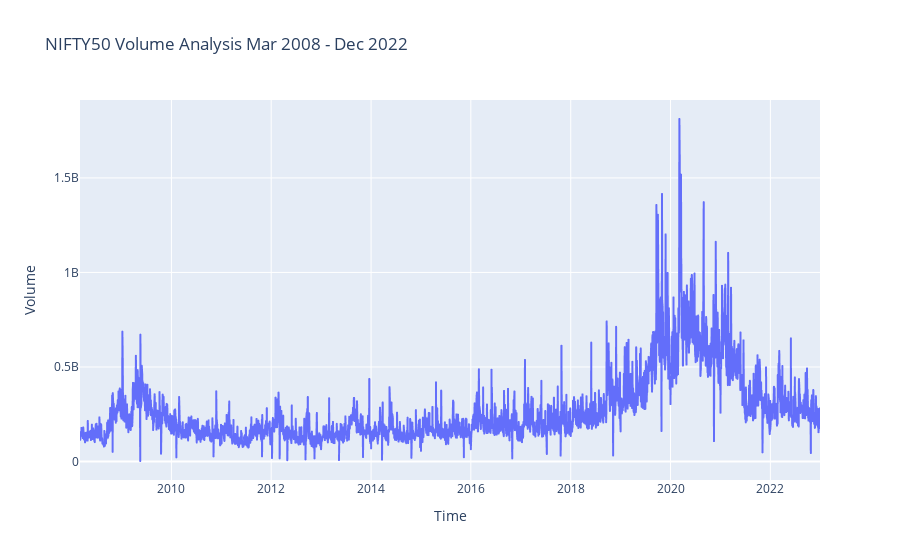

Notebook code for this chart:
### Markdown cell above
#### 6.1 Volume

### Code cell
fig = px.line(nifty50,
              x='Date',
              y='Volume', 
              title='NIFTY50 Volume Analysis Mar 2008 - Dec 2022'
              )
fig.update_layout(xaxis_title="Time", 
                  yaxis_title="Volume"
                 )
fig.show()

### Figure 1 — Plotly figure (JSON) as saved in the notebook; plotly's stock layout.template omitted (floating-point values rounded to 4 significant figures; data arrays with more than 128 entries replaced by an {"elided": "..."} marker saying what was removed)
{"data": [{"hovertemplate": "Date=%{x}<br>Volume=%{y}<extra></extra>", "legendgroup": "", "line": {"color": "#636efa", "dash": "solid"}, "marker": {"symbol": "circle"}, "mode": "lines", "name": "", "showlegend": false, "type": "scattergl", "x": {"elided": "3671 str values"}, "xaxis": "x", "y": {"elided": "3671 int values"}, "yaxis": "y"}], "layout": {"legend": {"tracegroupgap": 0}, "title": {"text": "NIFTY50 Volume Analysis Mar 2008 - Dec 2022"}, "xaxis": {"anchor": "y", "domain": [0, 1], "title": {"text": "Time"}}, "yaxis": {"anchor": "x", "domain": [0, 1], "title": {"text": "Volume"}}}}
